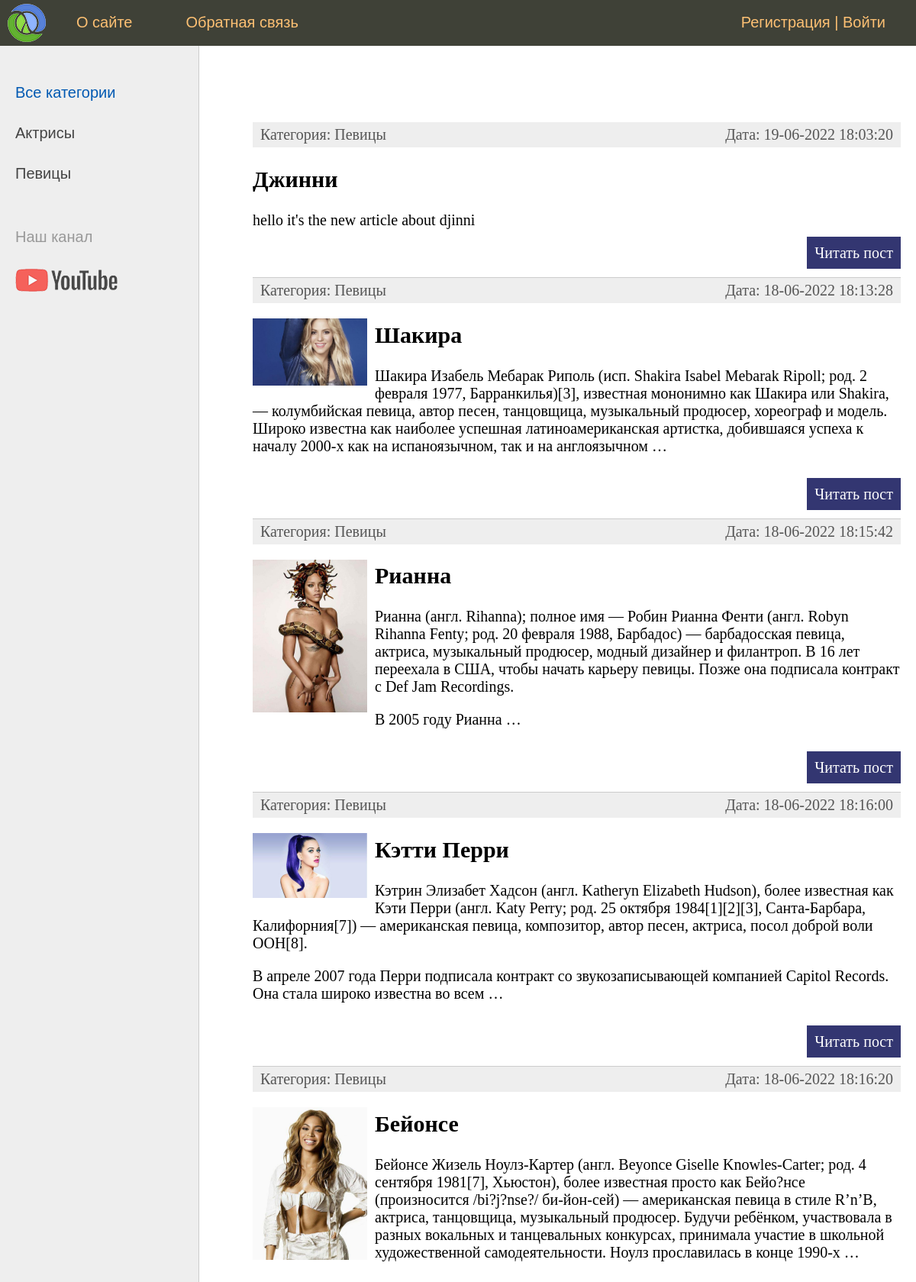
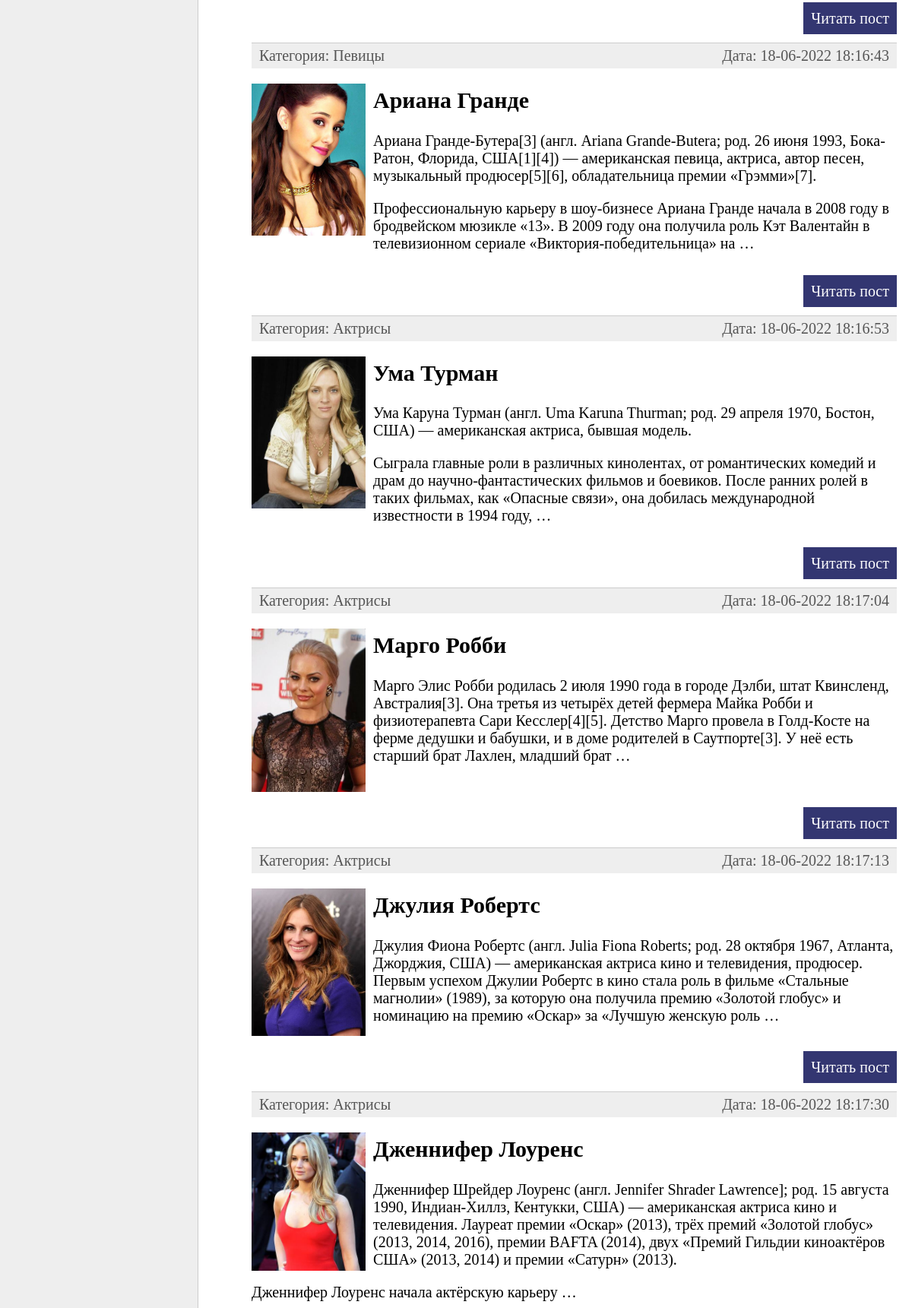
The page / (upper part) on the database its author committed (2 pictures, top to bottom).
### women/models.py (models this page shows, shortened)
class Category(models.Model):
    name = models.CharField(max_length=100, db_index=True, verbose_name='Категория')
    slug = models.SlugField(max_length=255, unique=True, db_index=True, verbose_name='URl')
    def __str__(self):
        return self.name
    def get_absolute_url(self):
        return reverse('category', kwargs={'cat_slug': self.slug})
    class Meta:
        verbose_name = 'Категория'
        verbose_name_plural = 'Категории'
        ordering = ['id']

class Women(models.Model):
    title = models.CharField(max_length=255, verbose_name='Заголовок')
    slug = models.SlugField(max_length=255, unique=True, db_index=True, verbose_name='URl')
    content = models.TextField(blank=True, verbose_name='Текст статьи')
    photo = models.ImageField(upload_to='photos/%Y/%m/%d/', blank=True, verbose_name='Фото')
    time_create = models.DateTimeField(auto_now_add=True, verbose_name='Время создания')
    time_update = models.DateTimeField(auto_now=True, verbose_name='Время изменения')
    is_published = models.BooleanField(default=True, verbose_name='Пубилкация')
    cat = models.ForeignKey('Category', on_delete=models.PROTECT, verbose_name='Категория')
    def get_absolute_url(self):
        return reverse('post', kwargs={'post_slug': self.slug})
    class Meta:
        verbose_name = 'Известные женщины'
        verbose_name_plural = 'Известные женщины'
        ordering = ['-time_create', 'title']

### women/views.py (the view)
# urls.py: path('', WomenHome.as_view(), name='home'),
class WomenHome(DataMixin, ListView):
    model = Women
    template_name = 'women/index.html'
    context_object_name = 'posts'
    def get_context_data(self, *, object_list=None, **kwargs):
        context = super().get_context_data(**kwargs)
        c_def = self.get_user_context(title='Главная страница')
        return dict(list(context.items()) + list(c_def.items()))
    def get_queryset(self):
        return Women.objects.filter(is_published=True).select_related('cat')

### women/utils.py (called while the page is built)
    def get_user_context(self, **kwargs):
        context = kwargs
        cats = Category.objects.annotate(Count('women'))
        user_menu = menu.copy()
        if not self.request.user.is_authenticated:
            user_menu.pop(1)
        context['menu'] = user_menu
        context['cats'] = cats
        if 'cat_selected' not in context:
            context['cat_selected'] = 0
        return context

### women/templates/women/index.html (shortened to what this page needs)
{% extends 'women/base.html' %}
{% block content %}
<ul class="list-articles">
	{% for p in posts %}
			<li><div class="article-panel">
				<p class="first">Категория: {{ p.cat }}</p>
				<p class="last">Дата: {{ p.time_update|date:"d-m-Y H:i:s" }}</p>
			</div>
	{% if p.photo %}
		<p><img src="{{ p.photo.url }}" alt="{{ p.title }}" class="img-article-left thumb"></p>
	{% endif %}
				<h2>{{p.title}}</h2>
	{% autoescape on %}
	{{p.content|linebreaks|truncatewords:50}}
	{% endautoescape %}
			<p class="link-read-post"><a href="{{ p.get_absolute_url }}">Читать пост</a></p>
			</li>
	{% endfor %}
</ul>
{% endblock %}

### women/templates/women/base.html (shortened to what this page needs)
{% load static %}
{% load women_tags %}
<!DOCTYPE html>
<html>
<head>
	<link type="text/css" href="{% static 'women/css/styles.css' %}" rel="stylesheet" />
</head>
<body>
<table class="table-page" border=0 cellpadding="0" cellspacing="0">
<tr><td valign=top>
{% block mainmenu %}
<div class="header">
	<ul id="mainmenu" class="mainmenu">
	<li class="logo"><a href="{% url 'home' %}"><div class="logo"></div></a></li>
{% for m in menu %}
	<li><a href="{% url m.url_name %}">{{m.title}}</a></li>
{% endfor %}
	{% if request.user.is_authenticated %}
	<li class="last"> {{ user.username }} | <a href="{% url 'logout' %}">Выйти</a></li>
	{% else %}
	<li class="last"><a href="{% url 'register' %}">Регистрация</a> |
		<a href="{% url 'login' %}">Войти</a></li>
	{% endif %}
	</ul>
</div>
{% endblock mainmenu %}
<table class="table-content" border=0 cellpadding="0" cellspacing="0">
<tr>
	<td valign="top" class="left-chapters">
	<ul id="leftchapters">
{% if cat_selected == 0 %}
		<li class="selected">Все категории</li>
{% else %}
		<li><a href="{% url 'home' %}">Все категории</a></li>
{% endif %}
{% for c in cats %}
{% if c.women__count > 0 %}
	{% if c.pk == cat_selected %}
		<li class="selected">{{ c.name }}</li>
	{% else %}
		<li><a href="{{ c.get_absolute_url }}">{{ c.name }}</a></li>
	{% endif %}
{% endif %}
{% endfor %}
		<li class="share">
		<p>Наш канал</p>
		<a class="share-yt" href="https://www.youtube.com/channel/UClJzWfGWuGJL2t-3dYKcHTA/playlists" target="_blank" rel="nofollow"></a>
		</li>
	</ul>
</td>
<td valign="top" class="content">
	<div class="content-text">
{% block content %}
{% endblock %}
	</div>
</td></tr></table>
</td></tr>
</table>
</body>
</html>

### women/static/women/css/styles.css (style rules this page uses)
html, body { font-family: 'Arial'; margin: 0; padding: 0; height: 100%; width: 100%; color: #444; }
a { color: #0059b2; text-decoration: none; }
img { max-width: 600px; height: auto; }
img.img-article-left { max-width: 300px; height: auto; float: left; padding: 0 10px 10px 0; }
img.img-article-left.thumb { max-width: 150px; height: auto; }
p.link-read-post { text-align: right; }
p.link-read-post a { padding: 10px; min-width: 100px; background: #333671; color: #fff; text-decoration: none; }
div.article-panel { background: #eee; padding: 5px 10px 5px 10px; box-sizing: border-box; overflow: hidden; color: #555; }
div.article-panel p.first { margin: 0; float: left; }
div.article-panel p.last { margin: 0; float: right; }
ul.list-articles { list-style: none; margin: 0; padding: 0; }
ul.list-articles li { border-bottom: 1px solid #ccc; }
.table-page { width: 100%; height: 100%; vertical-align: top; }
.table-page tr { height: 100%; }
.header { background: #3F4137; height: 60px; }
.logo { background: url('../images/logo.png') no-repeat 10px 5px; width: 70px; height: 60px; }
ul.mainmenu { list-style: none; margin: 0; padding: 0; height: 60px; color: #fdc073; font-size: 20px; overflow: hidden; }
ul.mainmenu li { float: left; margin: 18px 40px 0 30px; }
ul.mainmenu li.logo { margin: 0; }
ul.mainmenu li.last { float: right; }
ul.mainmenu li a { color: #fdc073; text-decoration: none; }
.table-content { width: 100%; min-height: 100%; height: 100%; }
.left-chapters { margin: 0; background: #eee; border-right: 1px solid #ccc; min-height: 100%; }
.left-chapters ul { width: 230px; min-height: 100%; margin: 0; padding: 20px 10px 10px 20px; list-style: none; font-size: 20px; }
.left-chapters ul li { margin: 30px 0 0 0; color: #999; }
.left-chapters ul li.selected { color: #0059b2; }
.left-chapters ul li a { color: #444; text-decoration: none; }
.left-chapters ul li.share { margin: 60px 0 0 0; }
.left-chapters ul li.share p { margin: 30px 0 30px 0; }
.left-chapters ul li.share a { display: inline-block; width: 40px; height: 40px; margin: 0 20px 0 0; }
.left-chapters ul li.share a.share-yt { width: 100%; height: 30px; background: url('../images/share_yt.png') no-repeat 0 0 }
.content { padding: 40px 20px 20px 40px; width: 100%; box-sizing: border-box; }
.content-text { margin: 60px 0 0 30px; color: #000; font-size: 20px; font-family: Yandex Sans Display Light; }

### rows shown on the page
Category: name "Актрисы"
Category: name "Певицы"
Women: cat "Певицы", time_update "19-06-2022 18:03:20", title "Джинни", content "hello it's the new article about djinni"
Women: cat "Певицы", time_update "18-06-2022 18:13:28", photo (picture), title "Шакира", content "Шакира Изабель Мебарак Риполь (исп. Shakira Isabel Mebarak Ripoll; род. 2 февраля 1977, Барранкилья)[3], известная мононимно как Шакира или Shakira, — колумбийская певица, автор песен, танцовщица, музыкальный продюсер, хореограф и модель. Широко известна как наиболее успешная латиноамериканская артистка, добившаяся успеха к началу 2000-х как на испаноязычном, так и на англоязычном …"
Women: cat "Певицы", time_update "18-06-2022 18:15:42", photo (picture), title "Рианна", content "Рианна (англ. Rihanna); полное имя — Робин Рианна Фенти (англ. Robyn Rihanna Fenty; род. 20 февраля 1988, Барбадос) — барбадосская певица, актриса, музыкальный продюсер, модный дизайнер и филантроп. В 16 лет переехала в США, чтобы начать карьеру певицы. Позже она подписала контракт с Def Jam Recordings. В 2005 году Рианна …"
Women: cat "Певицы", time_update "18-06-2022 18:16:00", photo (picture), title "Кэтти Перри", content "Кэтрин Элизабет Хадсон (англ. Katheryn Elizabeth Hudson), более известная как Кэти Перри (англ. Katy Perry; род. 25 октября 1984[1][2][3], Санта-Барбара, Калифорния[7]) — американская певица, композитор, автор песен, актриса, посол доброй воли ООН[8]. В апреле 2007 года Перри подписала контракт со звукозаписывающей компанией Capitol Records. Она стала широко известна во всем …"
Women: cat "Певицы", time_update "18-06-2022 18:16:20", photo (picture), title "Бейонсе", content "Бейонсе Жизель Ноулз-Картер (англ. Beyonce Giselle Knowles-Carter; род. 4 сентября 1981[7], Хьюстон), более известная просто как Бейо?нсе (произносится /bi?j?nse?/ би-йон-сей) — американская певица в стиле R’n’B, актриса, танцовщица, музыкальный продюсер. Будучи ребёнком, участвовала в разных вокальных и танцевальных конкурсах, принимала участие в школьной художественной самодеятельности. Ноулз прославилась в конце 1990-х …"
Women: cat "Певицы", time_update "18-06-2022 18:16:43", photo (picture), title "Ариана Гранде", content "Ариана Гранде-Бутера[3] (англ. Ariana Grande-Butera; род. 26 июня 1993, Бока-Ратон, Флорида, США[1][4]) — американская певица, актриса, автор песен, музыкальный продюсер[5][6], обладательница премии «Грэмми»[7]. Профессиональную карьеру в шоу-бизнесе Ариана Гранде начала в 2008 году в бродвейском мюзикле «13». В 2009 году она получила роль Кэт Валентайн в телевизионном сериале «Виктория-победительница» на …"
Women: cat "Актрисы", time_update "18-06-2022 18:16:53", photo (picture), title "Ума Турман", content "Ума Каруна Турман (англ. Uma Karuna Thurman; род. 29 апреля 1970, Бостон, США) — американская актриса, бывшая модель. Сыграла главные роли в различных кинолентах, от романтических комедий и драм до научно-фантастических фильмов и боевиков. После ранних ролей в таких фильмах, как «Опасные связи», она добилась международной известности в 1994 году, …"
Women: cat "Актрисы", time_update "18-06-2022 18:17:04", photo (picture), title "Марго Робби", content "Марго Элис Робби родилась 2 июля 1990 года в городе Дэлби, штат Квинсленд, Австралия[3]. Она третья из четырёх детей фермера Майка Робби и физиотерапевта Сари Кесслер[4][5]. Детство Марго провела в Голд-Косте на ферме дедушки и бабушки, и в доме родителей в Саутпорте[3]. У неё есть старший брат Лахлен, младший брат …"
Women: cat "Актрисы", time_update "18-06-2022 18:17:13", photo (picture), title "Джулия Робертс", content "Джулия Фиона Робертс (англ. Julia Fiona Roberts; род. 28 октября 1967, Атланта, Джорджия, США) — американская актриса кино и телевидения, продюсер. Первым успехом Джулии Робертс в кино стала роль в фильме «Стальные магнолии» (1989), за которую она получила премию «Золотой глобус» и номинацию на премию «Оскар» за «Лучшую женскую роль …"
Women: cat "Актрисы", time_update "18-06-2022 18:17:30", photo (picture), title "Дженнифер Лоуренс", content "Дженнифер Шрейдер Лоуренс (англ. Jennifer Shrader Lawrence]; род. 15 августа 1990, Индиан-Хиллз, Кентукки, США) — американская актриса кино и телевидения. Лауреат премии «Оскар» (2013), трёх премий «Золотой глобус» (2013, 2014, 2016), премии BAFTA (2014), двух «Премий Гильдии киноактёров США» (2013, 2014) и премии «Сатурн» (2013). Дженнифер Лоуренс начала актёрскую карьеру …"

### other values the page prints
{{ m.title }} "О сайте" "Обратная связь"
